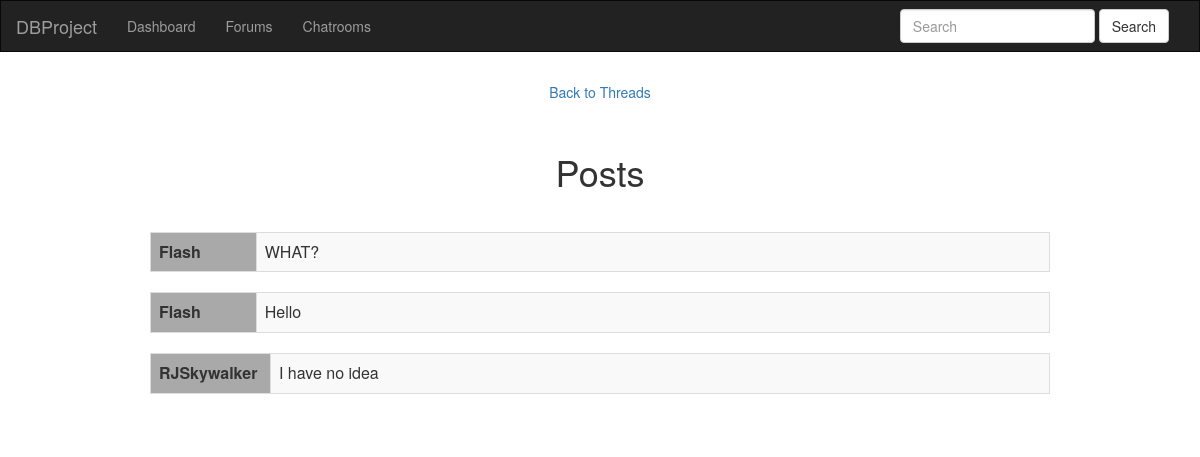
Page /userPosts.php?id=8&forum=2 on the committed database.
### tables this page shows
CREATE TABLE `Post` (
  `postID` int(11) NOT NULL AUTO_INCREMENT,
  `threadNo` int(11) NOT NULL,
  `postText` longtext NOT NULL,
  `uploadDate` datetime DEFAULT NULL,
  `postUser` varchar(45) NOT NULL,
  KEY `postUser_idx` (`postUser`),
  KEY `postID_idx` (`postID`),
  CONSTRAINT `postUser_k` FOREIGN KEY (`postUser`) REFERENCES `User` (`Username`) ON DELETE NO ACTION ON UPDATE NO ACTION
);

### userPosts.php (the view, shortened to what this page needs)
<?php
include('header.php');
?>
<body>
  <div class="flex-container">
    <a id="backToThread" href="/Thread.php?id=<?php echo $_REQUEST['forum']?>">Back to Threads</a>
    <h1>Posts</h1>
    <div class="row">
      <div id="postarea" class="col-sm-12">
        <?php
        $stmt = $db->prepare("SELECT threadNo, postId, postUser, postText, uploadDate FROM Post WHERE threadNo = ?" );
        $stmt->bind_param("s", $_REQUEST['id']);
        $stmt->execute();
        $stmt->bind_result($threadNo, $postId, $postUser, $postText, $uploadDate);
        while ($stmt->fetch() == TRUE) {
          echo '
            <table class="table table-striped table-bordered table-hover">
              <tr>
              <td style="width:100px;background-color:darkgrey;"><strong>'.$postUser.'</strong></td>
              <td style="width:750px;">'.$postText.'</td>';
          echo '</table>';
        }
        $stmt = $db->prepare("SELECT status FROM Thread WHERE threadID=?");
        $stmt->bind_param("s", $_REQUEST['id']);
        $stmt->execute();
        $stmt->bind_result($state);
        while ($stmt->fetch()){
          if ($state == "closed"){
            exit;
          }
        }
        ?>

### stylesheet/styles.css (style rules this page uses)
html,body { height:100%; }
.flex-container { display: -webkit-flex; display: flex; -webkit-flex-flow: row wrap; flex-flow: row wrap; text-align: center; padding-left: 50px; padding-right: 50px; padding-top: 15px; padding-bottom: 15px; }
.flex-container > * { padding: 15px; -webkit-flex: 1 100%; flex: 1 100%; padding-left: 100px; padding-right: 100px; }

### rows in the picture
post: postUser "Flash", postText "WHAT?"
post: postUser "Flash", postText "Hello"
post: postUser "RJSkywalker", postText "I have no idea"
